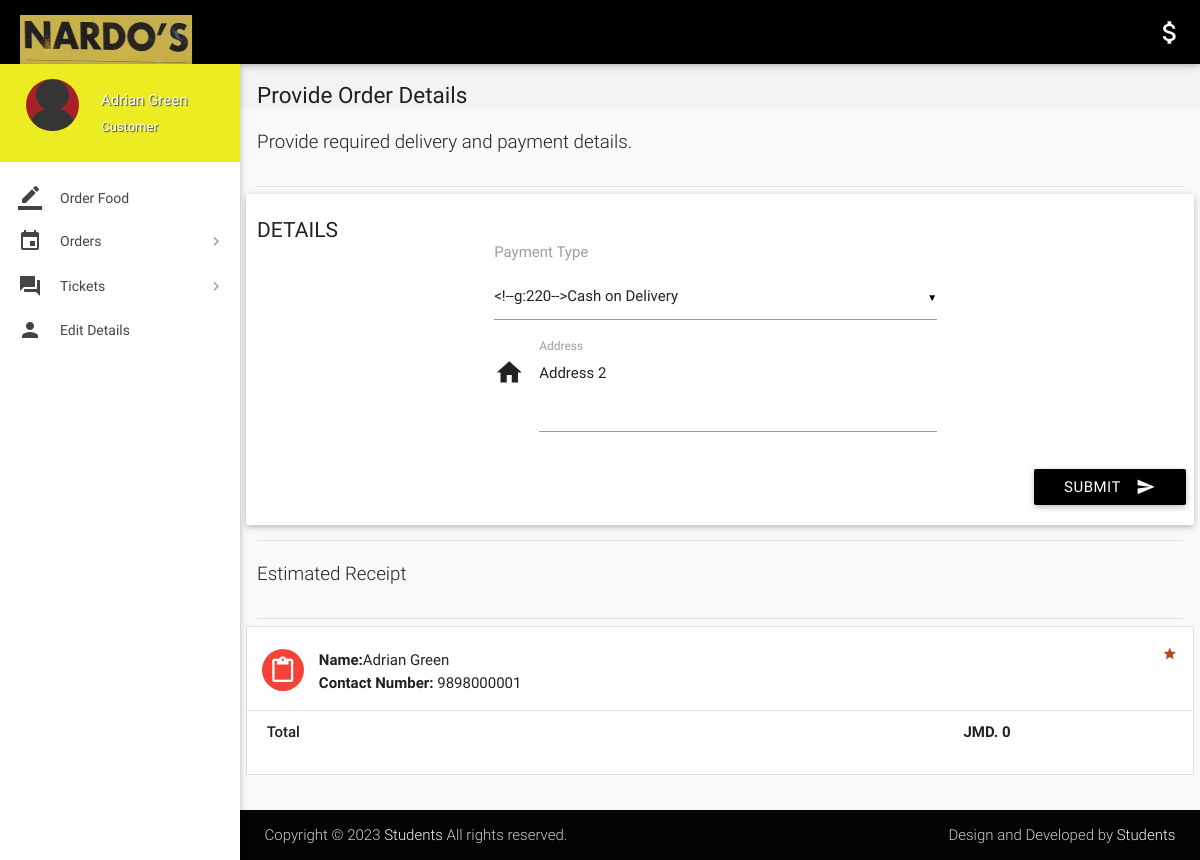
Page /place-order.php (signed in) on the committed database.
### tables this page shows
CREATE TABLE `users` (
  `id` int(11) NOT NULL,
  `role` varchar(15) NOT NULL DEFAULT 'Customer',
  `name` varchar(15) NOT NULL,
  `username` varchar(10) NOT NULL,
  `password` varchar(16) NOT NULL,
  `email` varchar(35) NULL,
  `address` varchar(300) NULL,
  `contact` bigint(11) NOT NULL,
  `verified` tinyint(1) NOT NULL DEFAULT '0',
  `deleted` tinyint(4) NOT NULL DEFAULT '0'
);

### includes/wallet.php (called while the page is built)
<?php
$user_id=$_SESSION['user_id'];
?>

### includes/connect.php (called while the page is built, shortened)
<?php
$role = $_SESSION['role'];
?>

### place-order.php (the view, shortened to what this page needs)
<?php
include 'includes/connect.php';
include 'includes/wallet.php';
$total = 0;
	if($_SESSION['customer_sid']==session_id())
	{
$result = mysqli_query($con, "SELECT * FROM users where id = $user_id");
while($row = mysqli_fetch_array($result)){
$name = $row['name'];
$address = $row['address'];
$contact = $row['contact'];
}
		?>
<!DOCTYPE html>
<html lang="en">
<head>
  <link href="css/materialize.min.css" type="text/css" rel="stylesheet" media="screen,projection">
  <link href="css/style.min.css" type="text/css" rel="stylesheet" media="screen,projection">
  <link href="css/custom/custom.min.css" type="text/css" rel="stylesheet" media="screen,projection">
  <link href="js/plugins/perfect-scrollbar/perfect-scrollbar.css" type="text/css" rel="stylesheet" media="screen,projection">
</head>
<body>
  <header id="header" class="page-topbar">
        <div class="navbar-fixed">
            <nav class="navbar-color">
                <div class="nav-wrapper">
                    <ul class="left">
                      <li><h1 class="logo-wrapper"><a href="index.php" class="brand-logo darken-1"><img src="images/materialize-logo.png" alt="logo"></a> <span class="logo-text">Logo</span></h1></li>
                    </ul>
                    <ul class="right hide-on-med-and-down">
                        <li><a href="#" class="waves-effect waves-block waves-light"><i class="mdi-editor-attach-money"><?php echo $balance;?></i></a>
                        </li>
                    </ul>
                </div>
            </nav>
        </div>
  </header>
  <div id="main">
    <div class="wrapper">
      <aside id="left-sidebar-nav">
        <ul id="slide-out" class="side-nav fixed leftside-navigation">
            <li class="user-details cyan darken-2">
            <div class="row">
                <div class="col col s4 m4 l4">
                    <img src="images/avatar.jpg" alt="" class="circle responsive-img valign profile-image">
                </div>
                <div class="col col s8 m8 l8">
                    <a class="btn-flat dropdown-button waves-effect waves-light white-text profile-btn" href="#" data-activates="profile-dropdown"><?php echo $name;?> <i class="mdi-navigation-arrow-drop-down right"></i></a>
                    <p class="user-roal"><?php echo $role;?></p>
                </div>
            </div>
            </li>
            <li class="bold"><a href="index.php" class="waves-effect waves-cyan"><i class="mdi-editor-border-color"></i> Order Food</a>
            </li>
                <li class="no-padding">
                    <ul class="collapsible collapsible-accordion">
                        <li class="bold"><a class="collapsible-header waves-effect waves-cyan"><i class="mdi-editor-insert-invitation"></i> Orders</a>
                        </li>
                    </ul>
                </li>
                <li class="no-padding">
                    <ul class="collapsible collapsible-accordion">
                        <li class="bold"><a class="collapsible-header waves-effect waves-cyan"><i class="mdi-action-question-answer"></i> Tickets</a>
                        </li>
                    </ul>
                </li>
            <li class="bold"><a href="details.php" class="waves-effect waves-cyan"><i class="mdi-social-person"></i> Edit Details</a>
            </li>
        </ul>
        </aside>
      <section id="content">
        <div id="breadcrumbs-wrapper">
          <div class="container">
            <div class="row">
              <div class="col s12 m12 l12">
                <h5 class="breadcrumbs-title">Provide Order Details</h5>
              </div>
            </div>
          </div>
        </div>
				<div class="container">
          <p class="caption">Provide required delivery and payment details.</p>
          <div class="divider"></div>
            <div class="row">
              <div class="col s12 m4 l3">
                <h4 class="header">Details</h4>
              </div>
<div>
                <div class="card-panel">
                  <div class="row">
                    <form class="formValidate col s12 m12 l6" id="formValidate" method="post" action="confirm-order.php" novalidate="novalidate">
                      <div class="row">
                        <div class="input-field col s12">
							<label for="payment_type">Payment Type</label><br><br>
                        </div>
                      </div>
                      <div class="row">
                        <div class="input-field col s12">
                          <i class="mdi-action-home prefix"></i>
							<textarea name="address" id="address" class="materialize-textarea validate" data-error=".errorTxt1"><?php echo $address;?></textarea>
							<label for="address" class="">Address</label>
                        </div>
                      </div>
                      </div>
                      <div class="row">
                        <div class="row">
                          <div class="input-field col s12">
                            <button class="btn cyan waves-effect waves-light right" type="submit" name="action">Submit
                              <i class="mdi-content-send right"></i>
                            </button>
                          </div>
                        </div>
                      </div>
                  </div>
                </div>
              </div>
            <div class="divider"></div>
          </div>
      </div>
        <div class="container">
          <p class="caption">Estimated Receipt</p>
          <div class="divider"></div>
<div id="work-collections" class="seaction">
<div class="row">
<div>
<ul id="issues-collection" class="collection">
<?php
    echo '<li class="collection-item avatar">
        <i class="mdi-content-content-paste red circle"></i>
        <p><strong>Name:</strong>'.$name.'</p>
		<p><strong>Contact Number:</strong> '.$contact.'</p>
        <a href="#" class="secondary-content"><i class="mdi-action-grade"></i></a>';
    echo '<li class="collection-item">
        <div class="row">
            <div class="col s7">
                <p class="collections-title"> Total</p>
            </div>
            <div class="col s2">
                <span>&nbsp;</span>
            </div>
            <div class="col s3">
                <span><strong>JMD. '.$total.'</strong></span>
            </div>
        </div>
    </li>';
?>
</ul>
                </div>
				</div>
                </div>
              </div>
            </div>
  <footer class="page-footer">
    <div class="footer-copyright">
      <div class="container">
        <span>Copyright © 2023 <a class="grey-text text-lighten-4" href="#" target="_blank">Students</a> All rights reserved.</span>
        <span class="right"> Design and Developed by <a class="grey-text text-lighten-4" href="#">Students</a></span>
        </div>
    </div>
  </footer>
</body>
</html>
<?php
	}
?>

### place-order.php (style rules this page uses)
.input-field label.active { width:100%; }

### rows in the picture
users: name "Adrian Green", address "Address 2", contact "9898000001"

### other values in the picture
$role "Customer"
$total "0"
